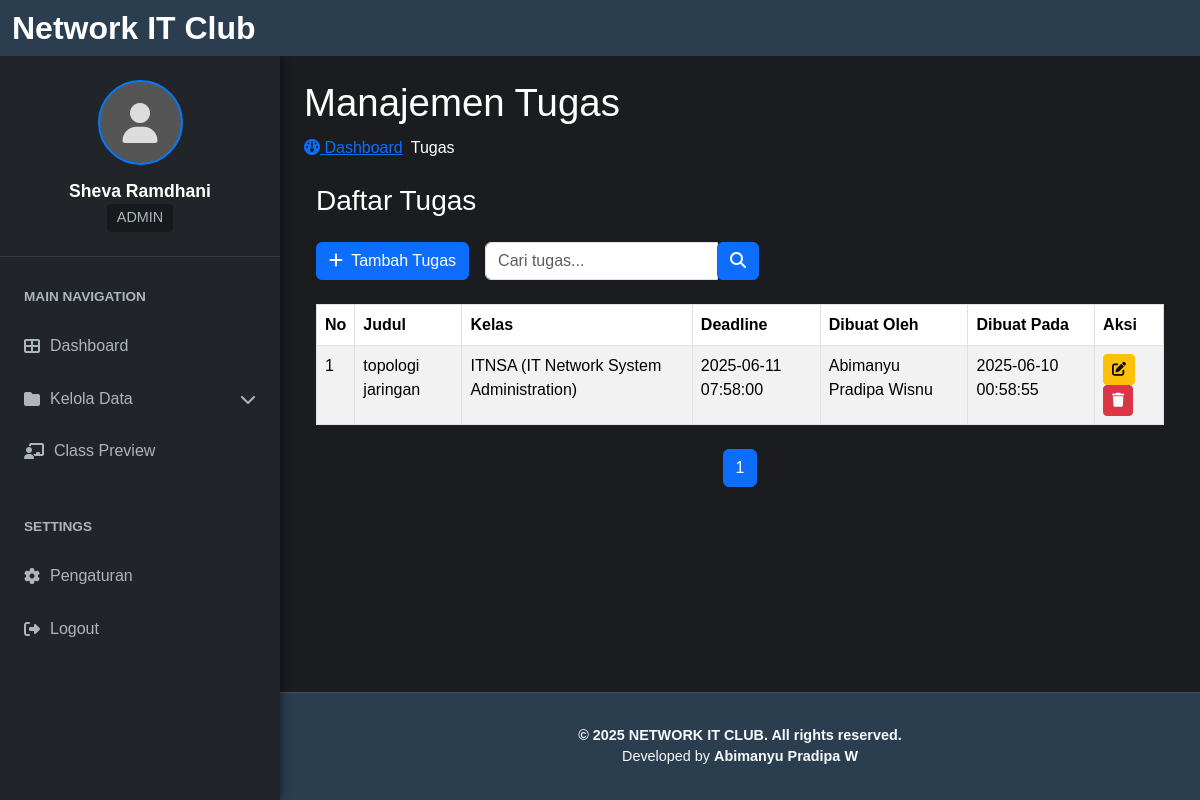
The page /dashboard/tugas/index.php (signed in) on the database its author committed.
### tables this page shows
CREATE TABLE `assignments` (
  `id` int(11) NOT NULL,
  `title` varchar(255) NOT NULL,
  `description` text DEFAULT NULL,
  `kelas_id` int(11) DEFAULT NULL,
  `deadline` datetime DEFAULT NULL,
  `created_by` int(11) DEFAULT NULL,
  `created_at` timestamp NOT NULL DEFAULT current_timestamp()
);

CREATE TABLE `classes` (
  `id` int(11) NOT NULL,
  `name` varchar(100) NOT NULL,
  `description` text DEFAULT NULL,
  `image_url` varchar(255) DEFAULT NULL,
  `created_by` int(11) DEFAULT NULL,
  `created_at` timestamp NOT NULL DEFAULT current_timestamp()
);

CREATE TABLE `users` (
  `id` int(11) NOT NULL,
  `username` varchar(50) NOT NULL,
  `password` varchar(255) NOT NULL,
  `email` varchar(100) NOT NULL,
  `role` enum('admin','teknisi','siswa','developer') NOT NULL,
  `full_name` varchar(100) DEFAULT NULL,
  `photo` varchar(255) DEFAULT NULL,
  `kelas` enum('X','XI','XII') DEFAULT NULL,
  `jurusan` enum('TEKNIK KOMPUTER DAN JARINGAN','TEKNIK PENGELASAN','TEKNIK PEMESINAN','TEKNK INSTALASI TENAGA LISTRIK','TEKNIK KENDARAAN RINGAN','BROADCASTING DAN PERFILEMAN','DESAIN KOMUNIKASI VISUAL','PEMASARAN') DEFAULT NULL,
  `create_at` datetime NOT NULL DEFAULT current_timestamp(),
  `session_id` varchar(255) DEFAULT NULL,
  `phone_number` varchar(50) DEFAULT NULL
);

### dashboard/tugas/index.php (the view, shortened to what this page needs)
<?php
require_once '../../includes/inc_koneksi.php';
require_once '../dashboard_header.php';
$page_title = "Manajemen Tugas";
$search_query = isset($_GET['search']) ? mysqli_real_escape_string($koneksi, $_GET['search']) : '';
$current_page = isset($_GET['page']) && is_numeric($_GET['page']) ? intval($_GET['page']) : 1;
$limit = 10;
$offset = ($current_page - 1) * $limit;
$count_query = "SELECT COUNT(*) AS total FROM assignments a LEFT JOIN users u ON a.created_by = u.id WHERE a.title LIKE '%$search_query%'";
$total_data = mysqli_fetch_assoc(mysqli_query($koneksi, $count_query))['total'];
$total_pages = ceil($total_data / $limit);
$query = "
SELECT a.id, a.title, a.deadline, a.created_at, u.full_name AS pembuat, c.name AS kelas
FROM assignments a
LEFT JOIN users u ON a.created_by = u.id
LEFT JOIN classes c ON a.kelas_id = c.id
WHERE a.title LIKE '%$search_query%'
ORDER BY a.created_at DESC
LIMIT $limit OFFSET $offset
";
$result = mysqli_query($koneksi, $query);
?>
<div class="content-wrapper mb-5" style="min-width: 100%;">
    <section class="content-header">
        <h1><?= $page_title ?></h1>
        <ol class="breadcrumb gap-2">
            <li><a href="../../index.php"><i class="fa fa-dashboard"></i> Dashboard</a></li>
            <li class="active">Tugas</li>
        </ol>
    </section>
    <div class="container mt-4">
        <div class="box-header with-border">
            <h3 class="box-title">Daftar Tugas</h3>
            <div class="box-tools pull-right d-flex align-items-center">
                <a href="add.php" class="btn btn-primary btn-l mb-3 mt-3">
                    <i class="fa fa-plus me-1"></i> Tambah Tugas
                </a>
                <form action="" method="GET" class="search-form me-3 m-3 h-100">
                    <div class="input-group">
                        <input type="text" name="search" class="form-control" placeholder="Cari tugas..." value="<?= htmlspecialchars($search_query) ?>">
                        <div class="input-group-btn">
                            <button type="submit" class="btn btn-primary"><i class="fa fa-search"></i></button>
                        </div>
                    </div>
                </form>
            </div>
        </div>
        <table class="table table-bordered table-striped mt-2">
            <thead>
                <tr>
                    <th>No</th>
                    <th>Judul</th>
                    <th>Kelas</th>
                    <th>Deadline</th>
                    <th>Dibuat Oleh</th>
                    <th>Dibuat Pada</th>
                    <th>Aksi</th>
                </tr>
            </thead>
            <tbody>
                <?php if (mysqli_num_rows($result) > 0): $no = $offset + 1; ?>
                    <?php while ($row = mysqli_fetch_assoc($result)): ?>
                        <tr>
                            <td><?= $no++ ?></td>
                            <td><?= htmlspecialchars($row['title']) ?></td>
                            <td><?= htmlspecialchars($row['kelas'] ?? '-') ?></td>
                            <td><?= htmlspecialchars($row['deadline']) ?></td>
                            <td><?= htmlspecialchars($row['pembuat'] ?? '-') ?></td>
                            <td><?= htmlspecialchars($row['created_at']) ?></td>
                            <td>
                                <a href="edit.php?id=<?= $row['id'] ?>" class="btn btn-sm btn-warning"><i class="fa fa-edit"></i></a>
                                <a href="delete.php?id=<?= $row['id'] ?>" class="btn btn-sm btn-danger" onclick="return confirm('Hapus tugas ini?')"><i class="fa fa-trash"></i></a>
                            </td>
                        </tr>
                    <?php endwhile; ?>
                <?php else: ?>
                    <tr><td colspan="7" class="text-center">Belum ada tugas</td></tr>
                <?php endif; ?>
            </tbody>
        </table>
        <nav aria-label="Page navigation">
            <ul class="pagination justify-content-center mt-4">
                <?php for ($i = 1; $i <= $total_pages; $i++): ?>
                    <li class="page-item <?= $i == $current_page ? 'active' : '' ?>">
                        <a class="page-link" href="?page=<?= $i ?>&search=<?= urlencode($search_query) ?>"><?= $i ?></a>
                    </li>
                <?php endfor; ?>
            </ul>
        </nav>
    </div>
</div>
<?php require_once '../dashboard_footer.php'; ?>

### css/dashboard.css (style rules this page uses)
:root { --sidebar-width: 280px; --navbar-height: 56px; --footer-height: 60px; --header-bg: #2b3e50; --sidebar-bg: #212529; --main-content-bg: #1a1c20; --text-color: #ffffff; --accent-color: #007bff; --muted-text: #adb5bd; --navbar-brand-desktop-size: 2rem; --navbar-brand-tablet-size: 1.5rem; --navbar-brand-mobile-size: 1.25rem; --profile-name-desktop-size: 1.1rem; --profile-name-tablet-size: 1rem; --profile-name-mobile-size: 0.9rem; --profile-role-desktop-size: 0.9rem; --profile-role-tablet-size: 0.8rem; --profile-role-mobile-size: 0.7rem; --sidebar-heading-desktop-size: 0.85rem; --sidebar-heading-tablet-size: 0.75rem; --sidebar-heading-mobile-size: 0.65rem; --list-item-desktop-size: 1rem; --list-item-tablet-size: 0.9rem; --list-item-mobile-size: 0.8rem; --card-icon-desktop-size: 5rem; --card-icon-mobile-size: 4.5rem; }
body { background-color: var(--main-content-bg); color: var(--text-color); font-family: "Segoe UI", Tahoma, Geneva, Verdana, sans-serif; margin: 0; min-height: 100vh; display: flex; flex-direction: column; }

### dashboard/css/class.css (style rules this page uses)
:root { --blue: #2a33bf; --white: #ffffff; --black: #000000; --bg: #121212; }
body { background-color: var(--bg); color: var(--white); font-family: Arial, sans-serif; text-decoration: none; }

### dashboard/css/material.css (style rules this page uses)
h1 { font-size: 2.4rem; margin-bottom: 10px; color: #fefefe; }

### rows shown on the page
assignments: title "topologi jaringan", kelas.name "ITNSA (IT Network System Administration)", deadline "2025-06-11 07:58:00", created_by.full_name "Abimanyu Pradipa Wisnu", created_at "2025-06-10 00:58:55"

### other values the page prints
$logged_in_username "Sheva Ramdhani"
$logged_in_role "ADMIN"
$text "Dashboard"
$text "Kelola Data"
$text "Class Preview"
$page_title "Manajemen Tugas"
